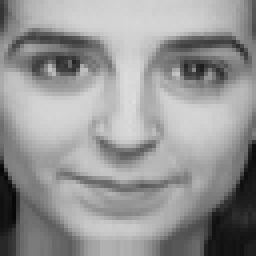
#> input picture src/5-vektor/eigenfaces/face_007.png, 64 x 64 px (shown 4 times larger)
$ python eigenfaces.py
#> lines starting #> are read from the running program, lines starting #| are printed output that depends on the picture
import os
import cv2
import numpy as np

class EigenfaceRecognizer:
    def __init__(self, target_size=(64, 64), k_komponen=50):
        self.target_size = target_size
        self.k_komponen = k_komponen
        self.wajah_rata_rata = None
        self.eigenfaces = None
        self.bobot_training = None
        self.label_wajah = []

    # [51 lines left out: function siapkan_dataset_otomatis, not called in this run]

    def latih_model(self, folder_path):
#> called with folder_path = 'eigenfaces'
        print("=== Memulai Tahap Training ===")

        # Cek apakah folder dataset ada dan berisi gambar
        jika_kosong = True
        if os.path.exists(folder_path):
            daftar_file = [f for f in os.listdir(folder_path) if f.endswith(('.jpg', '.jpeg', '.png'))]
            if len(daftar_file) > 0:
                jika_kosong = False

        if jika_kosong:
            self.siapkan_dataset_otomatis(folder_path)

        # Membaca seluruh foto dari folder
        daftar_file = [f for f in os.listdir(folder_path) if f.endswith(('.jpg', '.jpeg', '.png'))]
        matriks_wajah = []

        for filename in daftar_file:
            path = os.path.join(folder_path, filename)
            img = cv2.imread(path, cv2.IMREAD_GRAYSCALE)
#> img is the input picture: shape (64, 64); min 7, max 221, mean 149.5
            img_resized = cv2.resize(img, self.target_size)

            # Ubah jadi vektor 1D dan masukkan ke list
            matriks_wajah.append(img_resized.flatten())
            self.label_wajah.append(filename) # Menyimpan nama file sebagai identitas

        # Bentuk Matriks Data A (Ukuran: Piksel x Jumlah_Foto)
        A = np.array(matriks_wajah).T
        print(f"Matriks Data Wajah (A) berhasil dibentuk dengan ukuran: {A.shape}")
#| Matriks Data Wajah (A) berhasil dibentuk dengan ukuran: (4096, 3)

        # 2. Sentralisasi Data (Mean Subtraction)
        self.wajah_rata_rata = np.mean(A, axis=1, keepdims=True)
#> self.wajah_rata_rata = 4096 values, max 207.7 at index 276, min 34.33 at index 4020, mean 138.8
        A_terpusat = A - self.wajah_rata_rata

        # 3. Hitung SVD sesuai teori matematika
        print("Menghitung Singular Value Decomposition (SVD)...")
        U, S, Vt = np.linalg.svd(A_terpusat, full_matrices=False)
#> S = [2299, 1974.6, 7.38e-13]; Vt = [[0.58, 0.208, -0.788], [0.575, -0.79, 0.215], [-0.577, -0.577, -0.577]]
        self.S = S
#> self.S = [2299, 1974.6, 7.38e-13]

        # 4. Ambil k-Eigenfaces terbesar untuk reduksi dimensi
        self.eigenfaces = U[:, :self.k_komponen]
        print(f"Eigenspace (Eigenfaces) berhasil dibentuk dengan ukuran: {self.eigenfaces.shape}")
#| Eigenspace (Eigenfaces) berhasil dibentuk dengan ukuran: (4096, 3)

        # 5. Proyeksikan data training ke Eigenspace untuk mendapat vektor bobot
        self.bobot_training = self.eigenfaces.T @ A_terpusat
#> self.bobot_training = [[1333.4, 477.5, -1810.9], [1134.8, -1559.2, 424.4], [-3.48e-13, -3.64e-13, -3.98e-13]]
        print("Model berhasil dilatih dan vektor bobot disimpan.\n")

    # [27 lines left out: function kenali_wajah_baru, not called in this run]

    def visualisasikan_eigenfaces(self, jumlah_tampil=10):
#> called with jumlah_tampil = 10
        import matplotlib.pyplot as plt
        if self.eigenfaces is None:
            print("[-] Model belum dilatih!")
            return

        print(f"[*] Menampilkan {jumlah_tampil} Eigenfaces pertama...")
        plt.figure(figsize=(15, 6))
        for i in range(jumlah_tampil):
            plt.subplot(2, 5, i + 1)
            # Reshape kembali dari vektor 1D (4096) ke matriks 2D (64x64)
            komponen_wajah = self.eigenfaces[:, i].reshape(self.target_size)

            plt.imshow(komponen_wajah, cmap='gray')
            plt.title(f"Eigenface {i+1}")
            plt.axis('off')
#> this loop made 4 passes
#> pass 1, in visualisasikan_eigenfaces, `komponen_wajah = self.eigenfaces[:, i].reshape(self.target_size)`:
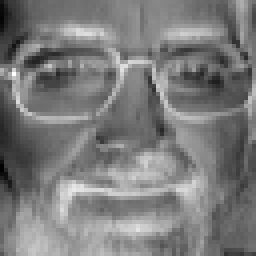
#> komponen_wajah: shape (64, 64) float64 (shown 4 times larger); min -0.0447, max 0.058, mean 0.00499; drawn with min black and max white
#> pass 2, in visualisasikan_eigenfaces, `komponen_wajah = self.eigenfaces[:, i].reshape(self.target_size)`:
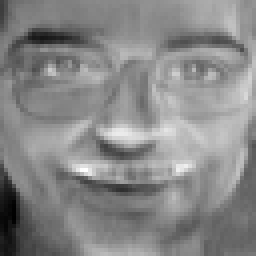
#> komponen_wajah: shape (64, 64) float64 (shown 4 times larger); min -0.0553, max 0.055, mean 0.00354; drawn with min black and max white
#> pass 3, in visualisasikan_eigenfaces, `komponen_wajah = self.eigenfaces[:, i].reshape(self.target_size)`:
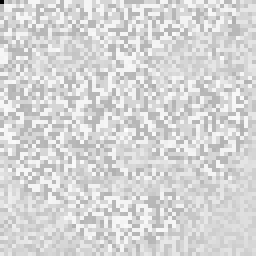
#> komponen_wajah: shape (64, 64) float64 (shown 4 times larger); min -0.157, max 0.0296, mean -0.000189; drawn with min black and max white

        plt.suptitle("Visualisasi Basis Subspace (Eigenfaces)", fontsize=16, fontweight='bold')
        plt.tight_layout()

        # Simpan gambar plot secara otomatis ke folder img
        try:
            output_dir = os.path.join(os.path.dirname(os.path.abspath(__file__)), "img")
            os.makedirs(output_dir, exist_ok=True)
            output_path = os.path.join(output_dir, "hasil10eigenfaces.png")
            plt.savefig(output_path, dpi=150)
            print(f"[+] Visualisasi Eigenfaces berhasil disimpan ke: {output_path}")
        except Exception as e:
            print(f"[-] Gagal menyimpan visualisasi eigenfaces: {e}")

        plt.show()

    # [37 lines left out: function plot_retensi_energi, not called in this run]

# CARA PENGGUNAAN SKRIP

if __name__ == "__main__":
    pengenal = EigenfaceRecognizer(target_size=(64, 64), k_komponen=50)
    folder_dataset = "eigenfaces"

    try:
        # 1. Jalankan training data (akan otomatis mengunduh/membuat dataset jika tidak ada)
        pengenal.latih_model(folder_dataset)

        # === PLAY VISUALISASI GRAFIS ===
        pengenal.visualisasikan_eigenfaces(jumlah_tampil=10)
        pengenal.plot_retensi_energi()
        # ===============================

        # 2. Jalankan pengujian wajah baru
        foto_test = "img/test_wajah.jpg"

        # Buat dummy foto_test jika tidak ada agar uji deteksi berjalan lancar
        if not os.path.exists(foto_test):
            img_dir = os.path.dirname(foto_test)
            if img_dir:
                os.makedirs(img_dir, exist_ok=True)
            # Ambil salah satu gambar dari dataset untuk dijadikan test_wajah.jpg
            daftar_file = [f for f in os.listdir(folder_dataset) if f.endswith(('.jpg', '.jpeg', '.png'))]
            if daftar_file:
                contoh_path = os.path.join(folder_dataset, daftar_file[0])
                img_contoh = cv2.imread(contoh_path)
                cv2.imwrite(foto_test, img_contoh)
                print(f"[+] File uji otomatis disiapkan di '{foto_test}' (menyalin dari {daftar_file[0]})")

        if os.path.exists(foto_test):
            nama_hasil, nilai_jarak = pengenal.kenali_wajah_baru(foto_test)
            print("=== HASIL IDENTIFIKASI WAJAH ===")
            print(f"Input Foto       : {foto_test}")
            print(f"Paling Mirip Dengan: {nama_hasil}")
            print(f"Jarak Euclidean  : {nilai_jarak:.4f}")
        else:
            print(f"Sistem siap! Masukkan file foto baru dengan nama '{foto_test}' untuk mencoba deteksi.")

    except Exception as e:
        print(f"Terjadi Kesalahan: {e}")
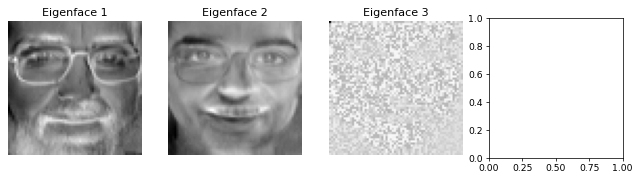
#> figure drawn by matplotlib, 3 panels
